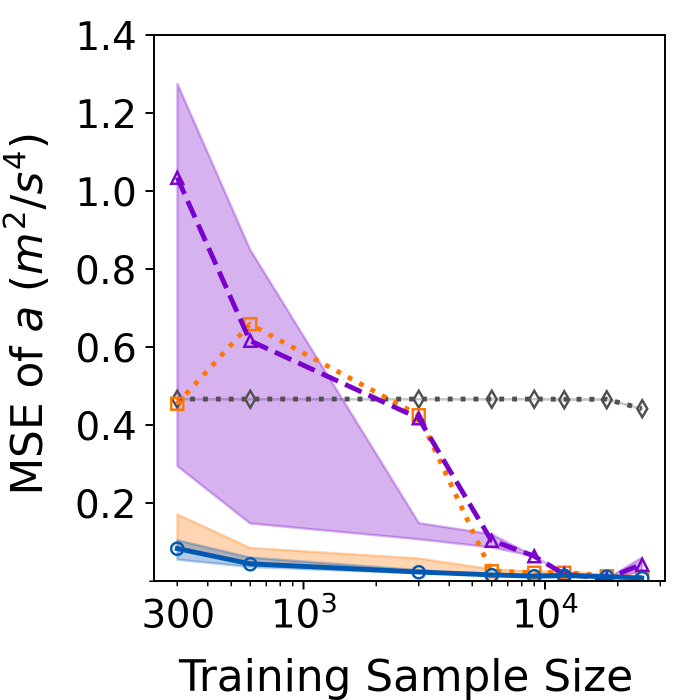
#> input picture results/r1_one-step a.png, 1400 x 1400 px (shown at 1/2 size)
$ python 'Form large picture.py'
#> lines starting #> are read from the running program, lines starting #| are printed output that depends on the picture
from PIL import Image, ImageDraw, ImageFont

r_num = 1

# 创建一个空白的图像，用于拼接
img_width = 1400
img_height = 1400
img = Image.new('RGB', (img_width*4+80, img_height*2+360), (255, 255, 255))
#> img: PIL image 5680x3160 RGB; every value is 255

# 贴图
h = 185
img.paste(Image.open(f"r{r_num}_one-step a.png"), (20, h))
img.paste(Image.open(f"r{r_num}_one-step v.png"), (20+img_width, h))
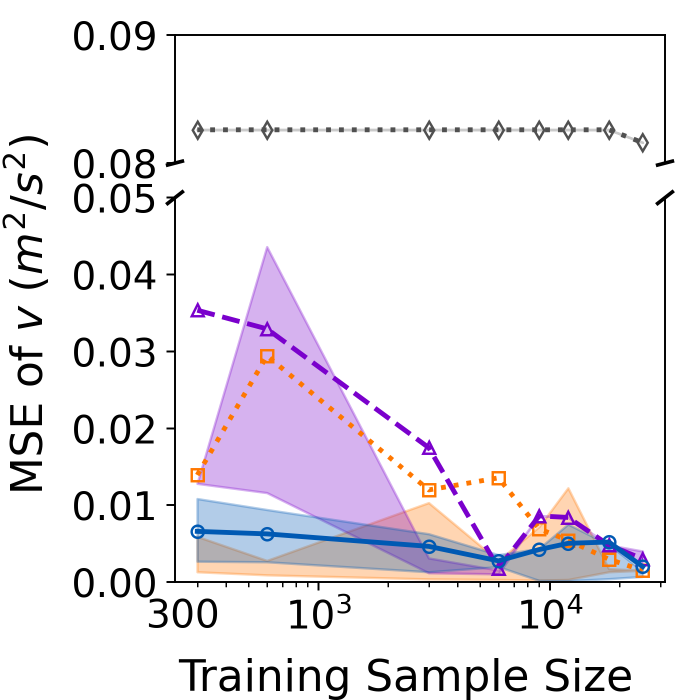
#> input picture results/r1_one-step v.png, 1400 x 1400 px (shown at 1/2 size)
img.paste(Image.open(f"r{r_num}_multi-step a.png"), (20+img_width*2+60, h))
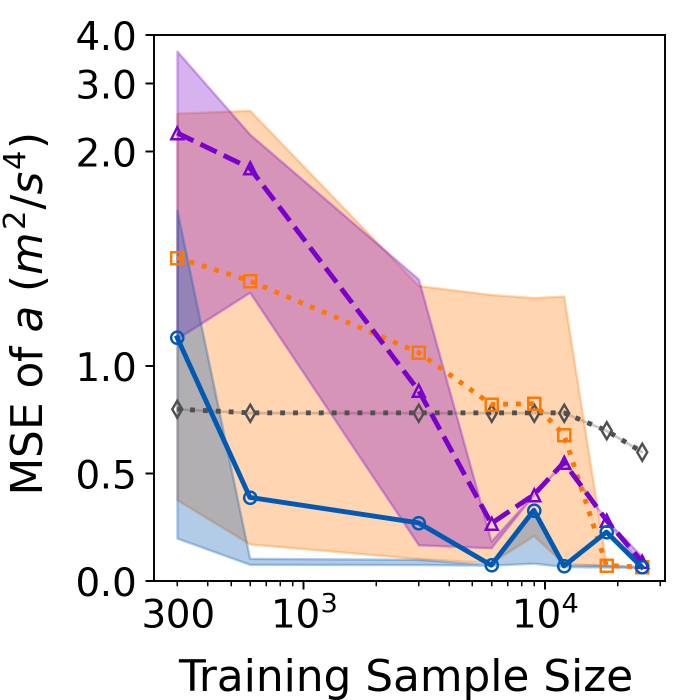
#> input picture results/r1_multi-step a.png, 1400 x 1400 px (shown at 1/2 size)
img.paste(Image.open(f"r{r_num}_multi-step v.png"), (20+img_width*3+60, h))
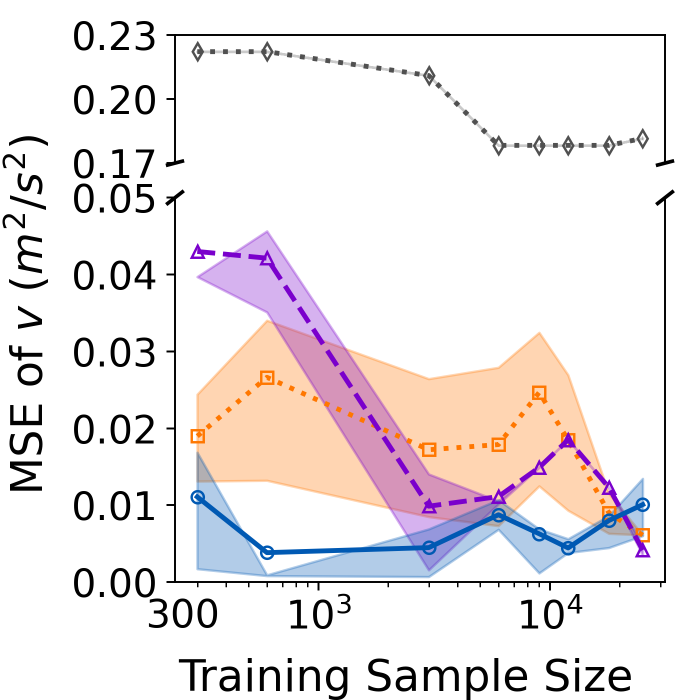
#> input picture results/r1_multi-step v.png, 1400 x 1400 px (shown at 1/2 size)
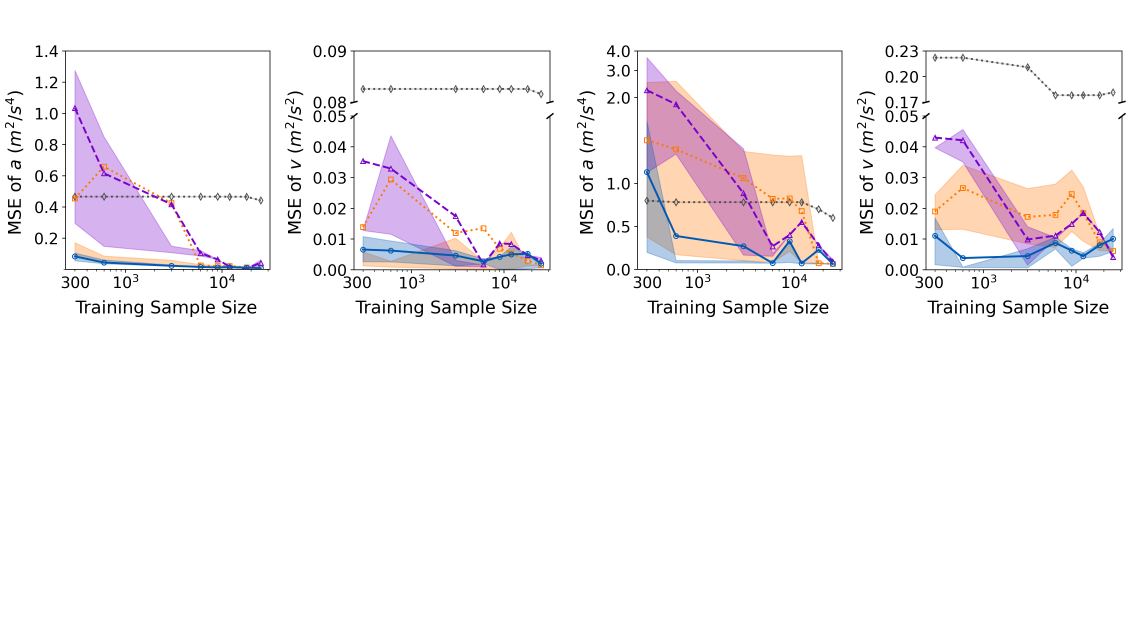
#> img: PIL image 5680x3160 RGB (shown at 1/5 size); mean R, G, B 247.3, 244.4, 246.1

h = 520 + img_height
img.paste(Image.open(f"r{r_num}_500 Convergence Rate.png"), (20, h))
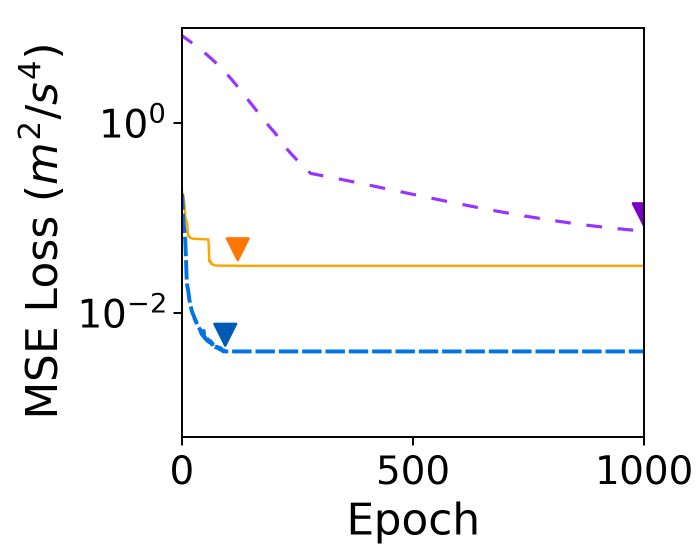
#> input picture results/r1_500 Convergence Rate.png, 1400 x 1120 px (shown at 1/2 size)
img.paste(Image.open(f"r{r_num}_1000 Convergence Rate.png"), (20+img_width+20, h))
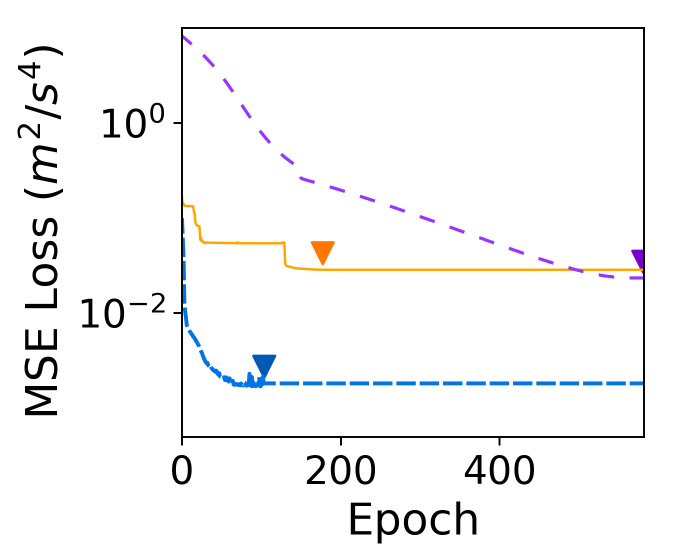
#> input picture results/r1_1000 Convergence Rate.png, 1400 x 1120 px (shown at 1/2 size)
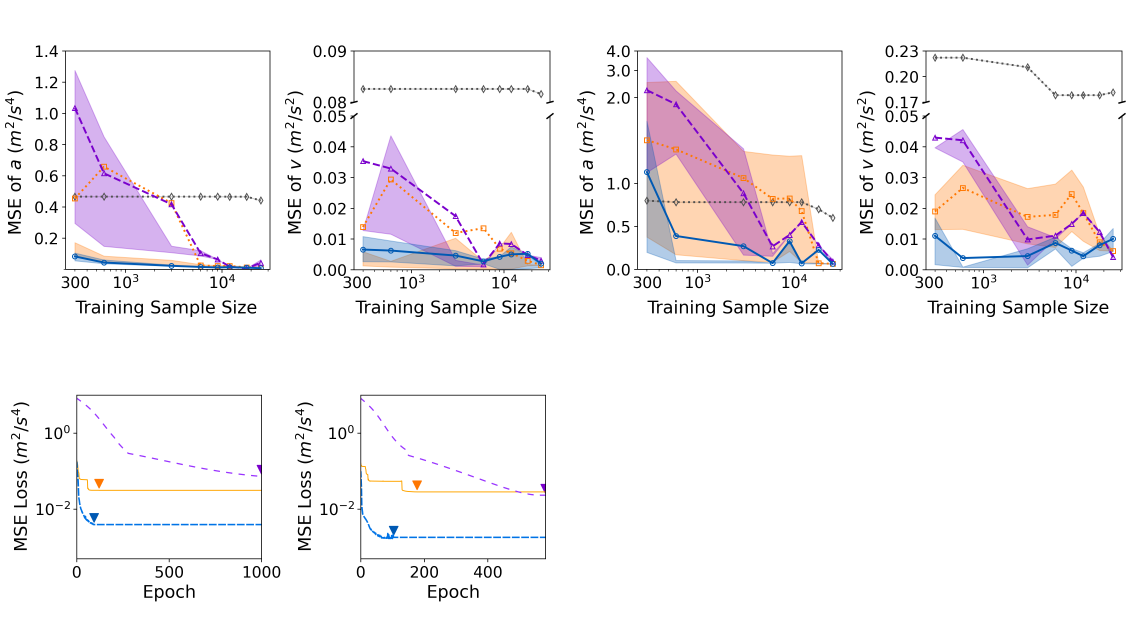
#> img: PIL image 5680x3160 RGB (shown at 1/5 size); mean R, G, B 245.8, 242.9, 244.7
#> (the run stopped early here; a loop or call above may not have finished)
